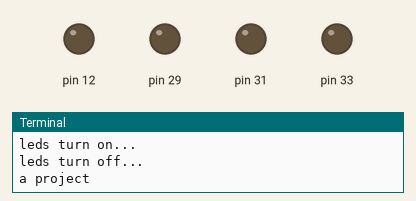
This program was run on a simulated Raspberry Pi (header pin numbers). Shown: output pins drawn as LEDs (lit = HIGH), the last lines printed to the terminal. At 12.3 s the program stops and its outputs stay as they are.

Above: at 1.1 s.
At 2.5 s:
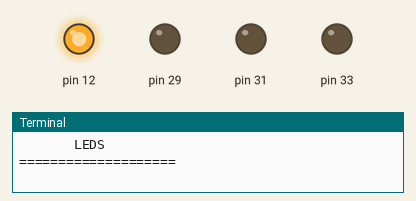
At 3.0 s:
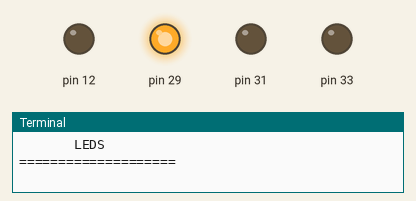
At 3.5 s:
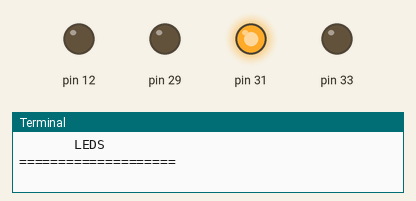
At 4.0 s:
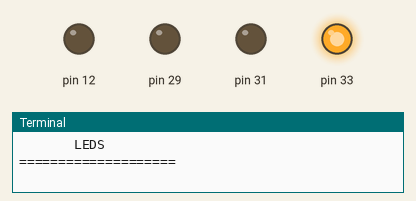
Timing chart, 0 to 4.6 s (numbered marks = the images above):
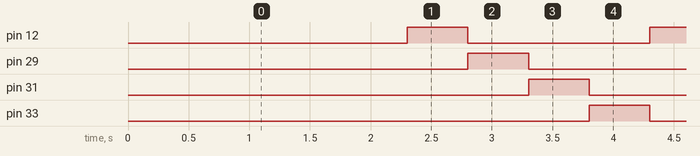

Measured:
- by itself, pin 12: alternates HIGH for 0.50 s and LOW for 1.5 s, 10 changes in all, then stays LOW
- by itself, pin 29, pin 31, pin 33: alternates HIGH for 0.50 s and LOW for 1.5 s

The program:

main.py
```python
import RPi.GPIO as gpio
import time

time.sleep(0.5)
print("leds turn on...")
time.sleep(0.2)
print("leds turn off...")
time.sleep(0.3)
print("a project")
time.sleep(0.1)
print("by Ferret")
time.sleep(0.5)
print(" ")
print("="*20)
print("       LEDS")
print("="*20)
print(" ")
time.sleep(0.2)


gpio.setmode(gpio.BOARD)
gpio.setup(12, gpio.OUT) # red led
gpio.output(12, 0) # off
gpio.setup(29, gpio.OUT) # yellow led
gpio.output(29, 0) # off
gpio.setup(31, gpio.OUT) # green led
gpio.output(31, 0) # off
gpio.setup(33, gpio.OUT) # blue led
gpio.output(33, 0) # off

for i in range(5):
	time.sleep(0.5)
	gpio.output(33, 0)
	gpio.output(12, 1)
	time.sleep(0.5)
	gpio.output(12, 0)
	gpio.output(29, 1)
	time.sleep(0.5)
	gpio.output(29, 0)
	gpio.output(31, 1)
	time.sleep(0.5)
	gpio.output(31, 0)
	gpio.output(33, 1)

time.sleep(0.5)
gpio.cleanup()

print("github.com/ferretosan/rpi-leds")
```
